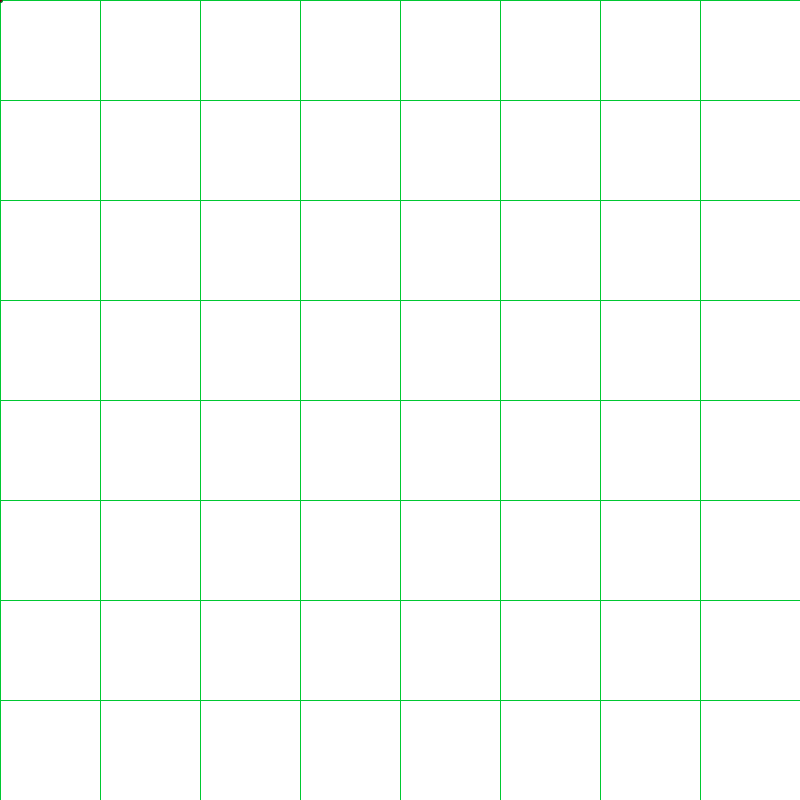
Frame 1 (no input)
Frame 60 (the mouse pressed at the canvas centre just before this capture): identical to frame 1, image omitted
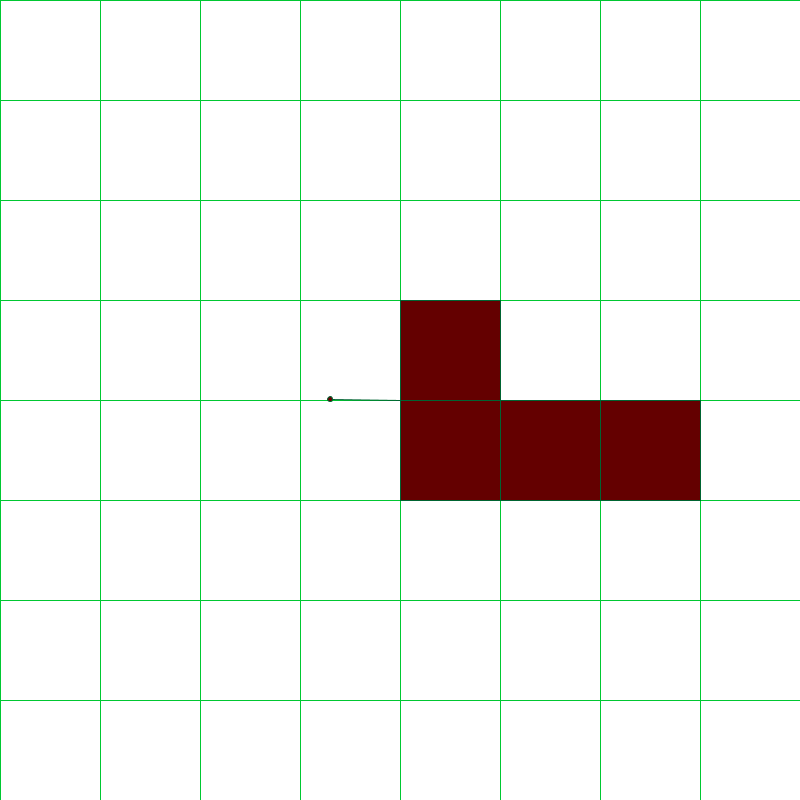
Frame 120 (the mouse held since frame 60 and released just before this capture)

The Processing sketch that drew these frames (run headless with seeded random() and noise(); from frame 60 on, the mouse is pressed at the canvas centre):

// Processing sketch: RayCast
// ── RayCast.pde
ray ray = new ray();
int size = 100;
int[][] grid = new int[100][100];

void setup(){
  size(800,800);
  for(int x=0; x< 20; x++){
    for(int y=0; y< 20; y++){
      grid[x][y] = 0;
    }
  }
}




void draw(){
  background(100,100,100);
  display();
  if(mousePressed == true){

    ray.cast(330,399, mouseX, mouseY, size, 4);
  }
}







void display(){
 stroke(0,200,50);
  for(int x=0; x< 100; x++){
    for(int y=0; y< 100; y++){
      if(grid[x][y] == 0){
        fill(255,255,255);
        rect(x*size, y*size, size, size);
      }
      else{
        fill(0,0,0);
        rect(x*size, y*size, size, size);
      }
    }
  }
  stroke(0,100,50);
  line(ray.curX, ray.curY, mouseX, mouseY);
  fill(100,0,0);
  ellipse(ray.curX, ray.curY, 5,5);
  
}

// ── ray.pde
//grid based ray square collision
class ray{
  int curX,curY;
  int gridPosX, gridPosY;
  float raySlope;
  float cornerSlope;
 ray(){
   
 }
 
  void cast(int x1, int y1, int x2, int y2, int gridSize, int maxDistance){
   curX = x1;
   curY = y1;
   gridPosX = x1 / gridSize;
   gridPosY = y1 / gridSize;
   float dirX = x2 - x1;
   float dirY = y2 - y1;
   raySlope = dirY / dirX;
   
   for(int i=0; i< maxDistance; i++){ //<>//
     
     //if the ray points in exact 90 degrees around the origin
     if(dirX == 0 && dirY < 0){
       //top
       gridPosY --;
     }
     else if(dirX > 0 && dirY == 0){
       //rigth
       gridPosX ++;
     }
     else if(dirX == 0 && dirY > 0){
       //bottom
       gridPosY ++;
     }
     else if(dirX < 0 && dirY == 0){
       //left
       gridPosX --;
     }
     
   //calc top left corner
   if(dirX < 0 && dirY < 0){
     float disX = gridPosX * gridSize - curX;
     float disY = gridPosY * gridSize - curY;
      
      if(disX == 0){
        disX -= 0.1;
      }
      
     //calculate the slope from the ray to the corner
     cornerSlope = disY / disX;
     
     //check if the slope from the ray is bigger
     if(raySlope > cornerSlope){
       //top
       gridPosY --;
     }
     else{
       //left
       gridPosX  --;
     }
   }
   
   
   //calc top rigth corner
   if(dirX > 0 && dirY < 0){
     float disX = gridPosX * gridSize + gridSize  - curX;
     float disY = gridPosY * gridSize  - curY;
     
     //calculate the slope from the ray to the corner
     cornerSlope = disY / disX;
     
     //check if the slope from the ray is bigger
     if(raySlope > cornerSlope){
       //rigth
       gridPosX ++;
     }
     else{
       //top
       gridPosY --;
     }
   }
   
   
   //calc bottom left corner
   if(dirX < 0 && dirY > 0){
     float disX = gridPosX * gridSize  - curX;
     float disY = gridPosY * gridSize + gridSize  - curY;
     
     if(disX == 0){
        disX -= 0.1;
      }
     
     //calculate the slope from the ray to the corner
     cornerSlope = disY / disX;
     
     //check if the slope from the ray is bigger
     if(raySlope > cornerSlope){
       //left
       gridPosX --;
     }
     else{
       //bottom
       gridPosY ++;
     }
   }
   
   
   //calc bottom rigth corner
   if(dirX > 0 && dirY > 0){
     float disX = gridPosX * gridSize + gridSize  - curX;
     float disY = gridPosY * gridSize + gridSize  - curY;
     
     //calculate the slope from the ray to the corner
     cornerSlope = disY / disX;
     
     //check if the slope from the ray is bigger
     if(raySlope > cornerSlope){
       //bottom
       gridPosY ++;
     }
     else{
       //rigth
       gridPosX ++;
     }
   }
   fill(100,0,0);
   rect(gridPosX * gridSize, gridPosY * gridSize, gridSize, gridSize);
   }
  }
 }

// ── rayHit.pde
class rayHit{
  float distance;
  int xPos, yPos;
  boolean hit;
  rayHit(float dis, int x, int y, boolean h){
    hit = h;
    distance = dis;
    xPos = x;
    yPos = y;
    
  }
}
